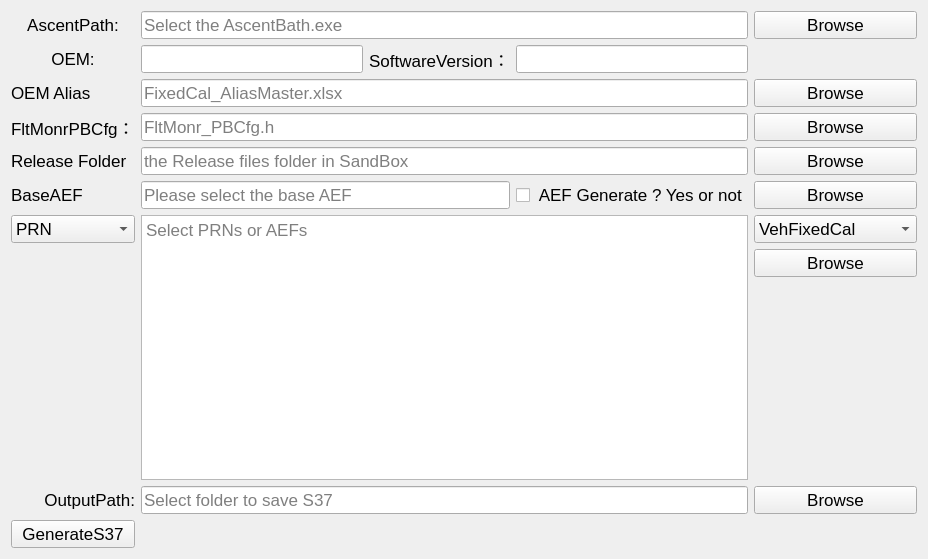
<?xml version="1.0" encoding="UTF-8"?>
<ui version="4.0">
 <class>GenS37</class>
 <widget class="QWidget" name="GenS37">
  <property name="geometry">
   <rect>
    <x>0</x>
    <y>0</y>
    <width>928</width>
    <height>559</height>
   </rect>
  </property>
  <property name="windowTitle">
   <string>GenS37</string>
  </property>
  <layout class="QGridLayout" name="gridLayout">
   <item row="3" column="0">
    <widget class="QLabel" name="label_GenS37_PBCfg">
     <property name="font">
      <font>
       <pointsize>13</pointsize>
      </font>
     </property>
     <property name="text">
      <string>FltMonrPBCfg：</string>
     </property>
    </widget>
   </item>
   <item row="5" column="0">
    <widget class="QLabel" name="label_GebS37_BaseAEF">
     <property name="font">
      <font>
       <pointsize>13</pointsize>
      </font>
     </property>
     <property name="text">
      <string>BaseAEF</string>
     </property>
    </widget>
   </item>
   <item row="4" column="4">
    <widget class="QPushButton" name="BT_GenS37_Release">
     <property name="font">
      <font>
       <pointsize>13</pointsize>
      </font>
     </property>
     <property name="text">
      <string>Browse</string>
     </property>
    </widget>
   </item>
   <item row="1" column="0">
    <widget class="QLabel" name="label_GenS37_OEM">
     <property name="font">
      <font>
       <pointsize>13</pointsize>
      </font>
     </property>
     <property name="text">
      <string>OEM:</string>
     </property>
     <property name="alignment">
      <set>Qt::AlignCenter</set>
     </property>
    </widget>
   </item>
   <item row="0" column="1" colspan="3">
    <widget class="QLineEdit" name="LE_GenS37_Ascent">
     <property name="font">
      <font>
       <pointsize>13</pointsize>
      </font>
     </property>
     <property name="readOnly">
      <bool>true</bool>
     </property>
     <property name="placeholderText">
      <string>Select the AscentBath.exe</string>
     </property>
    </widget>
   </item>
   <item row="7" column="1" rowspan="5" colspan="3">
    <widget class="QTextBrowser" name="TextB_GenS37_Files">
     <property name="font">
      <font>
       <pointsize>13</pointsize>
      </font>
     </property>
     <property name="placeholderText">
      <string>Select PRNs or AEFs</string>
     </property>
    </widget>
   </item>
   <item row="1" column="2">
    <widget class="QLabel" name="label_GenS37_SWVersion">
     <property name="font">
      <font>
       <pointsize>13</pointsize>
      </font>
     </property>
     <property name="text">
      <string>SoftwareVersion：</string>
     </property>
     <property name="alignment">
      <set>Qt::AlignCenter</set>
     </property>
    </widget>
   </item>
   <item row="7" column="0">
    <widget class="QComboBox" name="CB_GenS37_FileType">
     <property name="font">
      <font>
       <pointsize>13</pointsize>
      </font>
     </property>
     <item>
      <property name="text">
       <string>PRN</string>
      </property>
     </item>
     <item>
      <property name="text">
       <string>AEF</string>
      </property>
     </item>
    </widget>
   </item>
   <item row="5" column="3">
    <widget class="QCheckBox" name="CheckB_GenS37_BaseAEF">
     <property name="font">
      <font>
       <pointsize>13</pointsize>
      </font>
     </property>
     <property name="text">
      <string> AEF Generate ? Yes or not</string>
     </property>
    </widget>
   </item>
   <item row="2" column="4">
    <widget class="QPushButton" name="BT_GenS37_Alias">
     <property name="font">
      <font>
       <pointsize>13</pointsize>
      </font>
     </property>
     <property name="text">
      <string>Browse</string>
     </property>
    </widget>
   </item>
   <item row="2" column="0">
    <widget class="QLabel" name="label_GenS37_Alias">
     <property name="font">
      <font>
       <pointsize>13</pointsize>
      </font>
     </property>
     <property name="text">
      <string>OEM Alias</string>
     </property>
    </widget>
   </item>
   <item row="5" column="4">
    <widget class="QPushButton" name="BT_GenS37_BaseAEF">
     <property name="font">
      <font>
       <pointsize>13</pointsize>
      </font>
     </property>
     <property name="text">
      <string>Browse</string>
     </property>
    </widget>
   </item>
   <item row="12" column="0">
    <widget class="QLabel" name="label_GenS37_Output">
     <property name="font">
      <font>
       <pointsize>13</pointsize>
      </font>
     </property>
     <property name="text">
      <string>OutputPath:</string>
     </property>
     <property name="alignment">
      <set>Qt::AlignRight|Qt::AlignTrailing|Qt::AlignVCenter</set>
     </property>
    </widget>
   </item>
   <item row="1" column="3">
    <widget class="QLineEdit" name="LE_GenS37_SWVersion">
     <property name="font">
      <font>
       <pointsize>13</pointsize>
      </font>
     </property>
    </widget>
   </item>
   <item row="4" column="0">
    <widget class="QLabel" name="label_GenS37_Release">
     <property name="font">
      <font>
       <pointsize>13</pointsize>
      </font>
     </property>
     <property name="text">
      <string>Release Folder</string>
     </property>
    </widget>
   </item>
   <item row="3" column="1" colspan="3">
    <widget class="QLineEdit" name="LE_GenS37_PBCfg">
     <property name="font">
      <font>
       <pointsize>13</pointsize>
      </font>
     </property>
     <property name="readOnly">
      <bool>true</bool>
     </property>
     <property name="placeholderText">
      <string>FltMonr_PBCfg.h</string>
     </property>
    </widget>
   </item>
   <item row="4" column="1" colspan="3">
    <widget class="QLineEdit" name="LE_GenS37_Release">
     <property name="font">
      <font>
       <pointsize>13</pointsize>
      </font>
     </property>
     <property name="readOnly">
      <bool>true</bool>
     </property>
     <property name="placeholderText">
      <string>the Release files folder in SandBox</string>
     </property>
    </widget>
   </item>
   <item row="5" column="1" colspan="2">
    <widget class="QLineEdit" name="LE_GenS37_BaseAEF">
     <property name="font">
      <font>
       <pointsize>13</pointsize>
      </font>
     </property>
     <property name="dragEnabled">
      <bool>false</bool>
     </property>
     <property name="readOnly">
      <bool>true</bool>
     </property>
     <property name="placeholderText">
      <string>Please select the base AEF</string>
     </property>
    </widget>
   </item>
   <item row="0" column="4">
    <widget class="QPushButton" name="BT_GenS37_Ascent">
     <property name="font">
      <font>
       <pointsize>13</pointsize>
      </font>
     </property>
     <property name="text">
      <string>Browse</string>
     </property>
    </widget>
   </item>
   <item row="3" column="4">
    <widget class="QPushButton" name="BT_GenS37_PBCfg">
     <property name="font">
      <font>
       <pointsize>13</pointsize>
      </font>
     </property>
     <property name="text">
      <string>Browse</string>
     </property>
    </widget>
   </item>
   <item row="0" column="0">
    <widget class="QLabel" name="label_GenS37_Ascent">
     <property name="font">
      <font>
       <pointsize>13</pointsize>
      </font>
     </property>
     <property name="text">
      <string>AscentPath:</string>
     </property>
     <property name="alignment">
      <set>Qt::AlignCenter</set>
     </property>
    </widget>
   </item>
   <item row="2" column="1" colspan="3">
    <widget class="QLineEdit" name="LE_GenS37_Alias">
     <property name="font">
      <font>
       <pointsize>13</pointsize>
      </font>
     </property>
     <property name="readOnly">
      <bool>true</bool>
     </property>
     <property name="placeholderText">
      <string>FixedCal_AliasMaster.xlsx</string>
     </property>
    </widget>
   </item>
   <item row="1" column="1">
    <widget class="QLineEdit" name="LE_GenS37_OEM">
     <property name="font">
      <font>
       <pointsize>13</pointsize>
      </font>
     </property>
    </widget>
   </item>
   <item row="12" column="4">
    <widget class="QPushButton" name="BT_GenS37_Output">
     <property name="font">
      <font>
       <pointsize>13</pointsize>
      </font>
     </property>
     <property name="text">
      <string>Browse</string>
     </property>
    </widget>
   </item>
   <item row="13" column="0">
    <widget class="QPushButton" name="BT_GenS37_GenerateS37">
     <property name="font">
      <font>
       <pointsize>13</pointsize>
      </font>
     </property>
     <property name="text">
      <string>GenerateS37</string>
     </property>
    </widget>
   </item>
   <item row="8" column="4">
    <widget class="QPushButton" name="BT_GenS37_Files">
     <property name="font">
      <font>
       <pointsize>13</pointsize>
      </font>
     </property>
     <property name="locale">
      <locale language="English" country="UnitedStates"/>
     </property>
     <property name="text">
      <string>Browse</string>
     </property>
    </widget>
   </item>
   <item row="7" column="4">
    <widget class="QComboBox" name="CB_GenS37_SWPart">
     <property name="font">
      <font>
       <pointsize>13</pointsize>
      </font>
     </property>
     <item>
      <property name="text">
       <string>VehFixedCal</string>
      </property>
     </item>
     <item>
      <property name="text">
       <string>IPFixedCal</string>
      </property>
     </item>
     <item>
      <property name="text">
       <string>AlgoVar1FixedCal</string>
      </property>
     </item>
     <item>
      <property name="text">
       <string>AlgoVar2FixedCal</string>
      </property>
     </item>
     <item>
      <property name="text">
       <string>AlgoVar3FixedCal</string>
      </property>
     </item>
    </widget>
   </item>
   <item row="12" column="1" colspan="3">
    <widget class="QLineEdit" name="LE_GenS37_Output">
     <property name="font">
      <font>
       <pointsize>13</pointsize>
      </font>
     </property>
     <property name="readOnly">
      <bool>true</bool>
     </property>
     <property name="placeholderText">
      <string>Select folder to save S37</string>
     </property>
    </widget>
   </item>
  </layout>
 </widget>
 <resources/>
 <connections/>
</ui>
